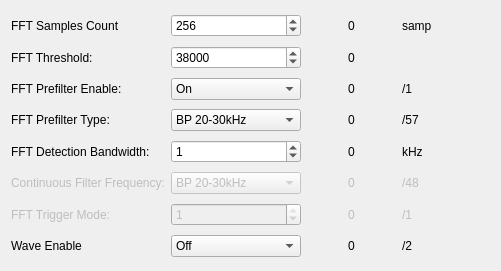
          <widget class="QWidget" name="gridLayoutWidget_4">
           <property name="geometry">
            <rect>
             <x>490</x>
             <y>10</y>
             <width>501</width>
             <height>271</height>
            </rect>
           </property>
           <layout class="QGridLayout" name="gridLayout_5">
            <item row="6" column="1">
             <widget class="QSpinBox" name="spinBox_Hydr_Fft_Trig_Mode">
              <property name="enabled">
               <bool>false</bool>
              </property>
              <property name="maximum">
               <number>1</number>
              </property>
              <property name="value">
               <number>1</number>
              </property>
             </widget>
            </item>
            <item row="2" column="0">
             <widget class="QLabel" name="label_20">
              <property name="text">
               <string>FFT Prefilter Enable:</string>
              </property>
             </widget>
            </item>
            <item row="2" column="1">
             <widget class="QComboBox" name="comboBox_Prefilter_Enable">
              <property name="currentIndex">
               <number>1</number>
              </property>
              <item>
               <property name="text">
                <string>Off</string>
               </property>
              </item>
              <item>
               <property name="text">
                <string>On</string>
               </property>
              </item>
             </widget>
            </item>
            <item row="6" column="2" alignment="Qt::AlignHCenter">
             <widget class="QLabel" name="label_Hydr_Fft_Trig_Mode">
              <property name="enabled">
               <bool>false</bool>
              </property>
              <property name="text">
               <string>0</string>
              </property>
             </widget>
            </item>
            <item row="1" column="2" alignment="Qt::AlignHCenter">
             <widget class="QLabel" name="label_Hydr_Fft_Thrs">
              <property name="text">
               <string>0</string>
              </property>
             </widget>
            </item>
            <item row="2" column="2" alignment="Qt::AlignHCenter">
             <widget class="QLabel" name="label_Hydr_Fft_Prefilter">
              <property name="text">
               <string>0</string>
              </property>
             </widget>
            </item>
            <item row="6" column="0">
             <widget class="QLabel" name="label_24">
              <property name="enabled">
               <bool>false</bool>
              </property>
              <property name="text">
               <string>FFT Trigger Mode:</string>
              </property>
             </widget>
            </item>
            <item row="3" column="0">
             <widget class="QLabel" name="label_21">
              <property name="enabled">
               <bool>true</bool>
              </property>
              <property name="text">
               <string>FFT Prefilter Type:</string>
              </property>
             </widget>
            </item>
            <item row="1" column="0">
             <widget class="QLabel" name="label_15">
              <property name="text">
               <string>FFT Threshold:</string>
              </property>
             </widget>
            </item>
            <item row="6" column="3">
             <widget class="QLabel" name="label_Hydr_Samp_Count_6">
              <property name="enabled">
               <bool>false</bool>
              </property>
              <property name="text">
               <string>/1</string>
              </property>
             </widget>
            </item>
            <item row="3" column="2" alignment="Qt::AlignHCenter">
             <widget class="QLabel" name="label_Hydr_Fft_Prefilter_T">
              <property name="enabled">
               <bool>true</bool>
              </property>
              <property name="text">
               <string>0</string>
              </property>
             </widget>
            </item>
            <item row="2" column="3">
             <widget class="QLabel" name="label_Hydr_Ping_Freq_7">
              <property name="text">
               <string>/1</string>
              </property>
             </widget>
            </item>
            <item row="1" column="1">
             <widget class="QSpinBox" name="spinBox_Hydr_Fft_Thrs">
              <property name="maximum">
               <number>100000</number>
              </property>
              <property name="value">
               <number>38000</number>
              </property>
             </widget>
            </item>
            <item row="3" column="3">
             <widget class="QLabel" name="label_Hydr_Samp_Count_7">
              <property name="text">
               <string>/57</string>
              </property>
             </widget>
            </item>
            <item row="3" column="1">
             <widget class="QComboBox" name="comboBox_FFT_Prefilt_Type">
              <property name="currentIndex">
               <number>0</number>
              </property>
              <item>
               <property name="text">
                <string>BP 20-30kHz</string>
               </property>
              </item>
              <item>
               <property name="text">
                <string>HP 20kHz</string>
               </property>
              </item>
              <item>
               <property name="text">
                <string>BP 10-30kHz</string>
               </property>
              </item>
              <item>
               <property name="text">
                <string>BP 10-20kHz</string>
               </property>
              </item>
              <item>
               <property name="text">
                <string>HP 10kHz</string>
               </property>
              </item>
              <item>
               <property name="text">
                <string>BP 25-40kHz</string>
               </property>
              </item>
              <item>
               <property name="text">
                <string>Elliptic 13kHz</string>
               </property>
              </item>
              <item>
               <property name="text">
                <string>Elliptic 15kHz</string>
               </property>
              </item>
              <item>
               <property name="text">
                <string>Elliptic 22kHz</string>
               </property>
              </item>
              <item>
               <property name="text">
                <string>Elliptic 23kHz</string>
               </property>
              </item>
              <item>
               <property name="text">
                <string>Elliptic 24kHz</string>
               </property>
              </item>
              <item>
               <property name="text">
                <string>Elliptic 25kHz</string>
               </property>
              </item>
              <item>
               <property name="text">
                <string>Elliptic 26kHz</string>
               </property>
              </item>
              <item>
               <property name="text">
                <string>Elliptic 27kHz</string>
               </property>
              </item>
              <item>
               <property name="text">
                <string>Elliptic 28kHz</string>
               </property>
              </item>
              <item>
               <property name="text">
                <string>Elliptic 29kHz</string>
               </property>
              </item>
              <item>
               <property name="text">
                <string>Elliptic 30kHz</string>
               </property>
              </item>
              <item>
               <property name="text">
                <string>Elliptic 31kHz</string>
               </property>
              </item>
              <item>
               <property name="text">
                <string>Elliptic 32kHz</string>
               </property>
              </item>
              <item>
               <property name="text">
                <string>Elliptic 33kHz</string>
               </property>
              </item>
              <item>
               <property name="text">
                <string>Elliptic 34kHz</string>
               </property>
              </item>
              <item>
               <property name="text">
                <string>Elliptic 35kHz</string>
               </property>
              </item>
              <item>
               <property name="text">
                <string>Elliptic 36kHz</string>
               </property>
              </item>
              <item>
               <property name="text">
                <string>Elliptic 37kHz</string>
               </property>
              </item>
              <item>
               <property name="text">
                <string>Elliptic 38kHz</string>
               </property>
              </item>
              <item>
               <property name="text">
                <string>Elliptic 39kHz</string>
               </property>
              </item>
              <item>
               <property name="text">
                <string>Elliptic 40kHz</string>
               </property>
              </item>
              <item>
               <property name="text">
                <string>Chebyshev 13kHz</string>
               </property>
              </item>
              <item>
               <property name="text">
                <string>Chebyshev 15kHz</string>
               </property>
              </item>
              <item>
               <property name="text">
                <string>Chebyshev 22kHz</string>
               </property>
              </item>
              <item>
               <property name="text">
                <string>Chebyshev 23kHz</string>
               </property>
              </item>
              <item>
               <property name="text">
                <string>Chebyshev 24kHz</string>
               </property>
              </item>
              <item>
               <property name="text">
                <string>Chebyshev 25kHz</string>
               </property>
              </item>
              <item>
               <property name="text">
                <string>Chebyshev 26kHz</string>
               </property>
              </item>
              <item>
               <property name="text">
                <string>Chebyshev 27kHz</string>
               </property>
              </item>
              <item>
               <property name="text">
                <string>Chebyshev 28kHz</string>
               </property>
              </item>
              <item>
               <property name="text">
                <string>Chebyshev 29kHz</string>
               </property>
              </item>
              <item>
               <property name="text">
                <string>Chebyshev 30kHz</string>
               </property>
              </item>
              <item>
               <property name="text">
                <string>Chebyshev 31kHz</string>
               </property>
              </item>
              <item>
               <property name="text">
                <string>Chebyshev 32kHz</string>
               </property>
              </item>
              <item>
               <property name="text">
                <string>Chebyshev 33kHz</string>
               </property>
              </item>
              <item>
               <property name="text">
                <string>Chebyshev 34kHz</string>
               </property>
              </item>
              <item>
               <property name="text">
                <string>Chebyshev 35kHz</string>
               </property>
              </item>
              <item>
               <property name="text">
                <string>Chebyshev 36kHz</string>
               </property>
              </item>
              <item>
               <property name="text">
                <string>Chebyshev 37kHz</string>
               </property>
              </item>
              <item>
               <property name="text">
                <string>Chebyshev 38kHz</string>
               </property>
              </item>
              <item>
               <property name="text">
                <string>Chebyshev 39kHz</string>
               </property>
              </item>
              <item>
               <property name="text">
                <string>Chebyshev 40kHz</string>
               </property>
              </item>
              <item>
               <property name="text">
                <string>25kHz200</string>
               </property>
              </item>
              <item>
               <property name="text">
                <string>25kHz600</string>
               </property>
              </item>
              <item>
               <property name="text">
                <string>25kHz1000</string>
               </property>
              </item>
              <item>
               <property name="text">
                <string>30kHz200</string>
               </property>
              </item>
              <item>
               <property name="text">
                <string>30kHz600</string>
               </property>
              </item>
              <item>
               <property name="text">
                <string>30kHz1000</string>
               </property>
              </item>
              <item>
               <property name="text">
                <string>35kHz200</string>
               </property>
              </item>
              <item>
               <property name="text">
                <string>35kHz600</string>
               </property>
              </item>
              <item>
               <property name="text">
                <string>35kHz1000</string>
               </property>
              </item>
             </widget>
            </item>
            <item row="4" column="0">
             <widget class="QLabel" name="label_23">
              <property name="text">
               <string>FFT Detection Bandwidth:</string>
              </property>
             </widget>
            </item>
            <item row="4" column="2" alignment="Qt::AlignHCenter">
             <widget class="QLabel" name="label_Hydr_Bw">
              <property name="text">
               <string>0</string>
              </property>
             </widget>
            </item>
            <item row="4" column="1">
             <widget class="QSpinBox" name="spinBox_Hydr_Bw">
              <property name="value">
               <number>1</number>
              </property>
             </widget>
            </item>
            <item row="5" column="0">
             <widget class="QLabel" name="label_25">
              <property name="enabled">
               <bool>false</bool>
              </property>
              <property name="text">
               <string>Continuous Filter Frequency:</string>
              </property>
             </widget>
            </item>
            <item row="5" column="2" alignment="Qt::AlignHCenter">
             <widget class="QLabel" name="label_Hydr_Cont_Fil_Freq">
              <property name="enabled">
               <bool>false</bool>
              </property>
              <property name="text">
               <string>0</string>
              </property>
             </widget>
            </item>
            <item row="5" column="3">
             <widget class="QLabel" name="label_Hydr_Samp_Count_4">
              <property name="enabled">
               <bool>false</bool>
              </property>
              <property name="text">
               <string>/48</string>
              </property>
             </widget>
            </item>
            <item row="4" column="3">
             <widget class="QLabel" name="label_Hydr_Samp_Count_5">
              <property name="text">
               <string>kHz</string>
              </property>
             </widget>
            </item>
            <item row="5" column="1">
             <widget class="QComboBox" name="comboBox_Cont_Filt_Freq">
              <property name="enabled">
               <bool>false</bool>
              </property>
              <item>
               <property name="text">
                <string>BP 20-30kHz</string>
               </property>
              </item>
              <item>
               <property name="text">
                <string>HP 20kHz</string>
               </property>
              </item>
              <item>
               <property name="text">
                <string>BP 10-30kHz</string>
               </property>
              </item>
              <item>
               <property name="text">
                <string>BP 10-20kHz</string>
               </property>
              </item>
              <item>
               <property name="text">
                <string>HP 10kHz</string>
               </property>
              </item>
              <item>
               <property name="text">
                <string>BP 25-40kHz</string>
               </property>
              </item>
              <item>
               <property name="text">
                <string>Elliptic 13kHz</string>
               </property>
              </item>
              <item>
               <property name="text">
                <string>Elliptic 15kHz</string>
               </property>
              </item>
              <item>
               <property name="text">
                <string>Elliptic 22kHz</string>
               </property>
              </item>
              <item>
               <property name="text">
                <string>Elliptic 23kHz</string>
               </property>
              </item>
              <item>
               <property name="text">
                <string>Elliptic 24kHz</string>
               </property>
              </item>
              <item>
               <property name="text">
                <string>Elliptic 25kHz</string>
               </property>
              </item>
              <item>
               <property name="text">
                <string>Elliptic 26kHz</string>
               </property>
              </item>
              <item>
               <property name="text">
                <string>Elliptic 27kHz</string>
               </property>
              </item>
              <item>
               <property name="text">
                <string>Elliptic 28kHz</string>
               </property>
              </item>
              <item>
               <property name="text">
                <string>Elliptic 29kHz</string>
               </property>
              </item>
              <item>
               <property name="text">
                <string>Elliptic 30kHz</string>
               </property>
              </item>
              <item>
               <property name="text">
                <string>Elliptic 31kHz</string>
               </property>
              </item>
              <item>
               <property name="text">
                <string>Elliptic 32kHz</string>
               </property>
              </item>
              <item>
               <property name="text">
                <string>Elliptic 33kHz</string>
               </property>
              </item>
              <item>
               <property name="text">
                <string>Elliptic 34kHz</string>
               </property>
              </item>
              <item>
               <property name="text">
                <string>Elliptic 35kHz</string>
               </property>
              </item>
              <item>
               <property name="text">
                <string>Elliptic 36kHz</string>
               </property>
              </item>
              <item>
               <property name="text">
                <string>Elliptic 37kHz</string>
               </property>
              </item>
              <item>
               <property name="text">
                <string>Elliptic 38kHz</string>
               </property>
              </item>
              <item>
               <property name="text">
                <string>Elliptic 39kHz</string>
               </property>
              </item>
              <item>
               <property name="text">
                <string>Elliptic 40kHz</string>
               </property>
              </item>
              <item>
               <property name="text">
                <string>Chebyshev 13kHz</string>
               </property>
              </item>
              <item>
               <property name="text">
                <string>Chebyshev 15kHz</string>
               </property>
              </item>
              <item>
               <property name="text">
                <string>Chebyshev 22kHz</string>
               </property>
              </item>
              <item>
               <property name="text">
                <string>Chebyshev 23kHz</string>
               </property>
              </item>
              <item>
               <property name="text">
                <string>Chebyshev 24kHz</string>
               </property>
              </item>
              <item>
               <property name="text">
                <string>Chebyshev 25kHz</string>
               </property>
              </item>
              <item>
               <property name="text">
                <string>Chebyshev 26kHz</string>
               </property>
              </item>
              <item>
               <property name="text">
                <string>Chebyshev 27kHz</string>
               </property>
              </item>
              <item>
               <property name="text">
                <string>Chebyshev 28kHz</string>
               </property>
              </item>
              <item>
               <property name="text">
                <string>Chebyshev 29kHz</string>
               </property>
              </item>
              <item>
               <property name="text">
                <string>Chebyshev 30kHz</string>
               </property>
              </item>
              <item>
               <property name="text">
                <string>Chebyshev 31kHz</string>
               </property>
              </item>
              <item>
               <property name="text">
                <string>Chebyshev 32kHz</string>
               </property>
              </item>
              <item>
               <property name="text">
                <string>Chebyshev 33kHz</string>
               </property>
              </item>
              <item>
               <property name="text">
                <string>Chebyshev 34kHz</string>
               </property>
              </item>
              <item>
               <property name="text">
                <string>Chebyshev 35kHz</string>
               </property>
              </item>
              <item>
               <property name="text">
                <string>Chebyshev 36kHz</string>
               </property>
              </item>
              <item>
               <property name="text">
                <string>Chebyshev 37kHz</string>
               </property>
              </item>
              <item>
               <property name="text">
                <string>Chebyshev 38kHz</string>
               </property>
              </item>
              <item>
               <property name="text">
                <string>Chebyshev 39kHz</string>
               </property>
              </item>
              <item>
               <property name="text">
                <string>Chebyshev 40kHz</string>
               </property>
              </item>
             </widget>
            </item>
            <item row="7" column="0">
             <widget class="QLabel" name="label_12">
              <property name="text">
               <string>Wave Enable</string>
              </property>
             </widget>
            </item>
            <item row="7" column="1">
             <widget class="QComboBox" name="comboBox_Wave_Enable">
              <item>
               <property name="text">
                <string>Off</string>
               </property>
              </item>
              <item>
               <property name="text">
                <string>When ping</string>
               </property>
              </item>
              <item>
               <property name="text">
                <string>Raw</string>
               </property>
              </item>
             </widget>
            </item>
            <item row="7" column="2" alignment="Qt::AlignHCenter">
             <widget class="QLabel" name="label_Hydr_Wave_En">
              <property name="text">
               <string>0</string>
              </property>
             </widget>
            </item>
            <item row="7" column="3">
             <widget class="QLabel" name="label_Hydr_Samp_Count_3">
              <property name="text">
               <string>/2</string>
              </property>
             </widget>
            </item>
            <item row="0" column="0">
             <widget class="QLabel" name="label_10">
              <property name="text">
               <string>FFT Samples Count</string>
              </property>
             </widget>
            </item>
            <item row="0" column="1">
             <widget class="QSpinBox" name="spinBox_Hydr_Samp_Count">
              <property name="maximum">
               <number>1000</number>
              </property>
              <property name="value">
               <number>256</number>
              </property>
             </widget>
            </item>
            <item row="0" column="2" alignment="Qt::AlignHCenter">
             <widget class="QLabel" name="label_Hydr_Samp_Count">
              <property name="text">
               <string>0</string>
              </property>
             </widget>
            </item>
            <item row="0" column="3">
             <widget class="QLabel" name="label_Hydr_Samp_Count_2">
              <property name="text">
               <string>samp</string>
              </property>
             </widget>
            </item>
           </layout>
          </widget>
